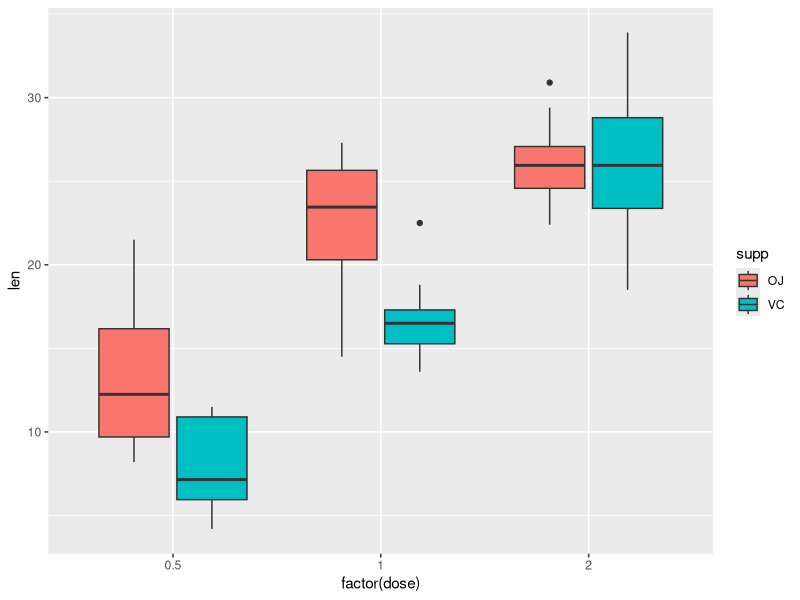

Recreate this plot in R. (Note: this script raises an error after producing the figure.)
## ---- chunk 1
data(ToothGrowth)
head(ToothGrowth)
summary(ToothGrowth)
## ---- chunk 2
suppressMessages(library(dplyr))
ToothGrowth %>%
        group_by(supp) %>%
        select(len, supp) %>%
        summarise_each(funs(min(., na.rm=TRUE), max(., na.rm=TRUE), mean(., na.rm=TRUE)))
## ---- chunk 3
ToothGrowth %>%
        group_by(dose) %>%
        select(len, dose) %>%
        summarise_each(funs(min(., na.rm=TRUE), max(., na.rm=TRUE), mean(., na.rm=TRUE)))
## ---- chunk 4
library(ggplot2)
ggplot(ToothGrowth, aes(x=factor(dose), y=len, fill=supp)) + geom_boxplot()
## ---- chunk 5
t.test(len~supp, paired=FALSE, var.equal=FALSE, data=ToothGrowth, conf.level=0.95)$conf.int
## ---- chunk 6
dose1 <- subset(ToothGrowth, dose==0.5)
dose2 <- subset(ToothGrowth, dose==1.0)
dose3 <- subset(ToothGrowth, dose==2.0)
t.test(len~supp, paired=FALSE, var.equal=FALSE, data=dose1, conf.level=0.95)$conf.int
t.test(len~supp, paired=FALSE, var.equal=FALSE, data=dose2, conf.level=0.95)$conf.int
t.test(len~supp, paired=FALSE, var.equal=FALSE, data=dose3, conf.level=0.95)$conf.int
